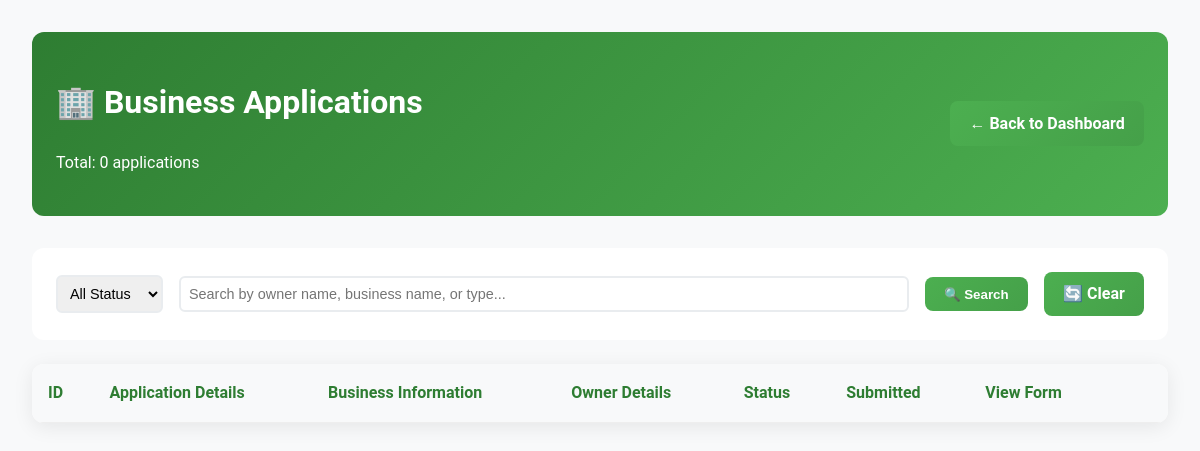
Page /admin/view-business-applications.php on the earlier database version.
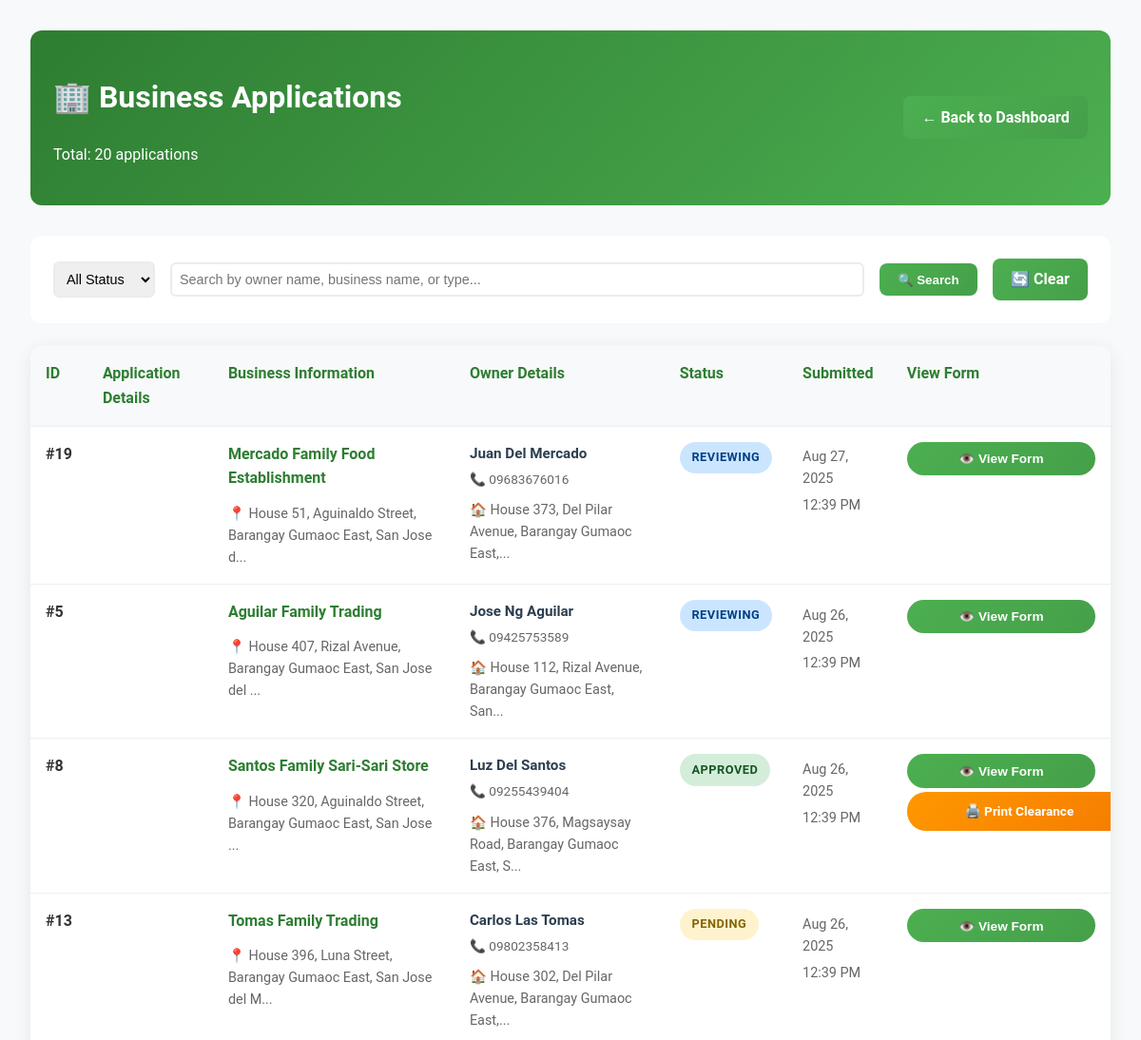
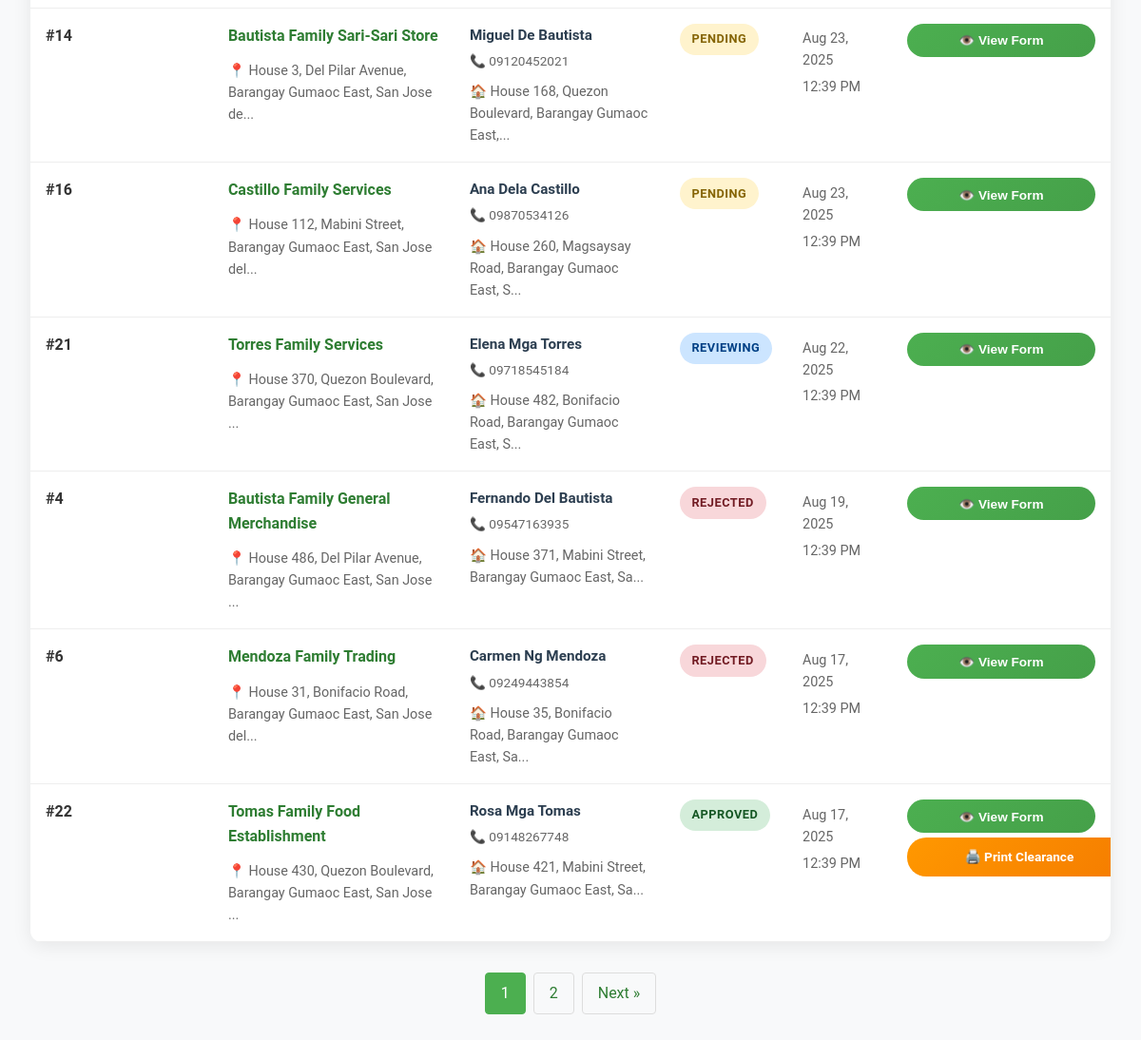
Same page on the later database version (2 pictures, top to bottom).
### tables this page shows
CREATE TABLE `business_applications` (
  `id` int(11) NOT NULL,
  `user_id` int(11) DEFAULT NULL,
  `reference_no` varchar(50) DEFAULT NULL,
  `application_date` date DEFAULT NULL,
  `first_name` varchar(100) DEFAULT NULL,
  `middle_name` varchar(100) DEFAULT NULL,
  `last_name` varchar(100) DEFAULT NULL,
  `business_location` text DEFAULT NULL,
  `or_number` varchar(100) DEFAULT NULL,
  `ctc_number` varchar(100) DEFAULT NULL,
  `business_name` varchar(255) NOT NULL,
  `business_type` varchar(100) NOT NULL,
  `business_address` varchar(500) NOT NULL,
  `business_description` text DEFAULT NULL,
  `capital_amount` decimal(15,2) DEFAULT NULL,
  `owner_name` varchar(255) NOT NULL,
  `owner_address` text DEFAULT NULL,
  `owner_contact` varchar(20) DEFAULT NULL,
  `contact_number` varchar(20) NOT NULL,
  `years_operation` int(11) NOT NULL,
  `investment_capital` decimal(15,2) NOT NULL,
  `proof_image` varchar(255) DEFAULT NULL COMMENT 'Optional proof image filename for the business application',
  `submitted_at` timestamp NOT NULL DEFAULT current_timestamp(),
  `status` enum('pending','reviewing','approved','rejected') DEFAULT 'pending'
);

### admin/view-business-applications.php (the view, shortened to what this page needs)
<?php
include '../includes/db_connect.php';
$status_filter = $_GET['status'] ?? '';
$search = $_GET['search'] ?? '';
$page = max(1, (int)($_GET['page'] ?? 1));
$per_page = 10;
$offset = ($page - 1) * $per_page;
$where_conditions = [];
$params = [];
$where_clause = $where_conditions ? "WHERE " . implode(" AND ", $where_conditions) : "";
$count_sql = "SELECT COUNT(*) FROM business_applications $where_clause";
$count_stmt = $pdo->prepare($count_sql);
$count_stmt->execute($params);
$total_records = $count_stmt->fetchColumn();
$total_pages = ceil($total_records / $per_page);
$sql = "SELECT * FROM business_applications $where_clause ORDER BY submitted_at DESC LIMIT $per_page OFFSET $offset";
$stmt = $pdo->prepare($sql);
$stmt->execute($params);
$applications = $stmt->fetchAll();
?>
<!DOCTYPE html>
<html lang="en">
<head>
    <link rel="stylesheet" href="../css/styles.css">
</head>
<body>
    <div class="admin-container">
        <div class="admin-header">
            <div>
                <h1>🏢 Business Applications</h1>
                <p>Total: <?php echo $total_records; ?> applications</p>
            </div>
            <a href="dashboard.php" class="admin-btn">← Back to Dashboard</a>
        </div>
        <div class="admin-controls">
            <form method="GET" class="search-form">
                <select name="status" onchange="this.form.submit()">
                    <option value="">All Status</option>
                </select>
                <input type="text" name="search" value="<?php echo htmlspecialchars($search); ?>" placeholder="Search by owner name, business name, or type...">
                <button type="submit" class="admin-btn">🔍 Search</button>
                <a href="view-business-applications.php" class="admin-btn">🔄 Clear</a>
            </form>
        </div>
        <div class="admin-table">
            <table>
                <thead>
                    <tr>
                        <th>ID</th>
                        <th>Application Details</th>
                        <th>Business Information</th>
                        <th>Owner Details</th>
                        <th>Status</th>
                        <th>Submitted</th>
                        <th class="view-column">View Form</th>
                    </tr>
                </thead>
                <tbody>
                    <?php foreach ($applications as $app): ?>
                    <tr>
                        <td>
                            <strong>#<?php echo $app['id']; ?></strong>
                        </td>
                        <td>
                        </td>
                        <td>
                            <div class="business-details">
                                <div class="business-name">
                                    <?php echo htmlspecialchars($app['business_name']); ?>
                                </div>
                                <?php if (!empty($app['business_location'])): ?>
                                    <div class="business-info">
                                        📍 <?php echo htmlspecialchars(substr($app['business_location'], 0, 60)); ?><?php echo strlen($app['business_location']) > 60 ? '...' : ''; ?>
                                    </div>
                                <?php elseif (!empty($app['business_address'])): ?>
                                    <div class="business-info">
                                        📍 <?php echo htmlspecialchars(substr($app['business_address'], 0, 60)); ?><?php echo strlen($app['business_address']) > 60 ? '...' : ''; ?>
                                    </div>
                                <?php endif; ?>
                            </div>
                        </td>
                        <td>
                            <div class="owner-details">
                                <div class="owner-name">
                                    <?php echo htmlspecialchars($app['owner_name']); ?>
                                </div>
                                <?php if (!empty($app['contact_number']) && $app['contact_number'] !== '09000000000'): ?>
                                    <div class="contact-info">
                                        📞 <?php echo htmlspecialchars($app['contact_number']); ?>
                                    </div>
                                <?php endif; ?>
                                <?php if (!empty($app['owner_address'])): ?>
                                    <div class="business-info">
                                        🏠 <?php echo htmlspecialchars(substr($app['owner_address'], 0, 50)); ?><?php echo strlen($app['owner_address']) > 50 ? '...' : ''; ?>
                                    </div>
                                <?php endif; ?>
                            </div>
                        </td>
                        <td>
                            <span class="status-badge status-<?php echo $app['status']; ?>">
                                <?php echo ucfirst($app['status']); ?>
                            </span>
                        </td>
                        <td>
                            <div class="business-info">
                                <?php echo date('M j, Y', strtotime($app['submitted_at'])); ?>
                            </div>
                            <div class="business-info">
                                <?php echo date('g:i A', strtotime($app['submitted_at'])); ?>
                            </div>
                        </td>
                        <td class="view-column">
                            <button onclick="viewFormDetails(<?php echo $app['id']; ?>)" class="view-form-btn">
                                👁️ View Form
                            </button>
                            <?php if ($app['status'] === 'approved'): ?>
                                <a href="generate-business-clearance.php?id=<?php echo $app['id']; ?>" class="print-clearance-btn" target="_blank">
                                    🖨️ Print Clearance
                                </a>
                            <?php endif; ?>
                        </td>
                    </tr>
                    <?php endforeach; ?>
                </tbody>
            </table>
        </div>
        <?php if ($total_pages > 1): ?>
        <div class="pagination">
            <?php for ($i = max(1, $page-2); $i <= min($total_pages, $page+2); $i++): ?>
                <?php if ($i == $page): ?>
                    <span class="current"><?php echo $i; ?></span>
                <?php else: ?>
                    <a href="?page=<?php echo $i; ?>&status=<?php echo $status_filter; ?>&search=<?php echo urlencode($search); ?>"><?php echo $i; ?></a>
                <?php endif; ?>
            <?php endfor; ?>
            <?php if ($page < $total_pages): ?>
                <a href="?page=<?php echo $page+1; ?>&status=<?php echo $status_filter; ?>&search=<?php echo urlencode($search); ?>">Next »</a>
            <?php endif; ?>
        </div>
        <?php endif; ?>
    </div>
</body>
</html>

### css/styles.css (style rules this page uses)
body { font-family: 'Roboto', sans-serif; margin: 0; padding: 0; background-color: #f4f7f9; color: #333; line-height: 1.6; }

### admin/view-business-applications.php (style rules this page uses)
.admin-container { max-width: 1400px; margin: 0 auto; padding: 2rem; background: #f8f9fa; min-height: 100vh; }
.admin-header { background: linear-gradient(135deg, #2e7d32 0%, #4caf50 100%); color: white; padding: 1.5rem; border-radius: 12px; margin-bottom: 2rem; display: flex; justify-content: space-between; align-items: center; }
.admin-controls { background: white; padding: 1.5rem; border-radius: 12px; margin-bottom: 1.5rem; display: flex; gap: 1rem; align-items: center; flex-wrap: wrap; }
.admin-table { background: white; border-radius: 12px; overflow: hidden; box-shadow: 0 4px 20px rgba(0, 0, 0, 0.08); }
.admin-table table { width: 100%; border-collapse: collapse; }
.admin-table th, .admin-table td { padding: 1rem; text-align: left; border-bottom: 1px solid #eee; vertical-align: top; }
.admin-table th { background: #f8f9fa; font-weight: 600; color: #2e7d32; }
.view-form-btn { background: linear-gradient(135deg, #4CAF50, #45a049); color: white; border: none; padding: 0.6rem 1.2rem; border-radius: 20px; cursor: pointer; font-size: 0.85rem; font-weight: 600; transition: all 0.3s ease; display: inline-flex; align-items: center; gap: 0.5rem; text-decoration: none; white-space: nowrap; margin-bottom: 0.3rem; }
.print-clearance-btn { background: linear-gradient(135deg, #ff9800, #f57c00); color: white; border: none; padding: 0.6rem 1.2rem; border-radius: 20px; cursor: pointer; font-size: 0.85rem; font-weight: 600; transition: all 0.3s ease; display: inline-flex; align-items: center; gap: 0.5rem; text-decoration: none; white-space: nowrap; margin-bottom: 0.3rem; }
.view-column { min-width: 160px; }
.view-column .view-form-btn, .view-column .print-clearance-btn { width: 100%; justify-content: center; margin-bottom: 0.3rem; }
.status-badge { padding: 0.4rem 0.8rem; border-radius: 20px; font-size: 0.8rem; font-weight: 600; text-transform: uppercase; letter-spacing: 0.5px; display: inline-block; }
.status-pending { background: #fff3cd; color: #856404; }
.status-reviewing { background: #cce5ff; color: #004085; }
.status-approved { background: #d4edda; color: #155724; }
.status-rejected { background: #f8d7da; color: #721c24; }
.pagination { display: flex; justify-content: center; gap: 0.5rem; margin-top: 2rem; }
.pagination a, .pagination span { padding: 0.5rem 1rem; border: 1px solid #ddd; border-radius: 4px; text-decoration: none; color: #2e7d32; }
.pagination .current { background: #4caf50; color: white; border-color: #4caf50; }
.admin-btn { display: inline-block; padding: 0.6rem 1.2rem; background: linear-gradient(135deg, #4CAF50, #45a049); color: white; text-decoration: none; border-radius: 8px; font-weight: 600; border: none; cursor: pointer; transition: all 0.3s ease; }
.business-info { font-size: 0.9rem; color: #666; margin-top: 0.3rem; }
.owner-details { display: flex; flex-direction: column; gap: 0.3rem; }
.owner-name { font-weight: 600; color: #2c3e50; font-size: 0.95rem; }
.contact-info { display: flex; align-items: center; gap: 0.3rem; font-size: 0.85rem; color: #666; }
.business-details { display: flex; flex-direction: column; gap: 0.2rem; }
.business-name { font-weight: 600; color: #2e7d32; font-size: 1rem; margin-bottom: 0.3rem; }
.view-column { text-align: center; min-width: 120px; }
.search-form { display: flex; gap: 1rem; align-items: center; flex-wrap: wrap; width: 100%; }
.search-form select, .search-form input { padding: 0.5rem; border: 2px solid #e9ecef; border-radius: 6px; font-size: 0.9rem; }
.search-form input[type="text"] { flex: 1; min-width: 250px; }
@media (max-width: 1200px) { .admin-table { overflow-x: auto; } }
@media (max-width: 1200px) { .admin-table table { min-width: 800px; } }

Differences in the rows shown:
added business_applications: id "19", business_name "Mercado Family Food Establishment", business_address "House 51, Aguinaldo Street, Barangay Gumaoc East, San Jose d", owner_name "Juan Del Mercado", contact_number "09683676016", owner_address "House 373, Del Pilar Avenue, Barangay Gumaoc East,", status "REVIEWING", submitted_at "Aug 27, 2025", submitted_at "12:39 PM"
added business_applications: id "5", business_name "Aguilar Family Trading", business_address "House 407, Rizal Avenue, Barangay Gumaoc East, San Jose del", owner_name "Jose Ng Aguilar", contact_number "09425753589", owner_address "House 112, Rizal Avenue, Barangay Gumaoc East, San", status "REVIEWING", submitted_at "Aug 26, 2025", submitted_at "12:39 PM"
added business_applications: id "8", business_name "Santos Family Sari-Sari Store", business_address "House 320, Aguinaldo Street, Barangay Gumaoc East, San Jose", owner_name "Luz Del Santos", contact_number "09255439404", owner_address "House 376, Magsaysay Road, Barangay Gumaoc East, S", status "APPROVED", submitted_at "Aug 26, 2025", submitted_at "12:39 PM"
added business_applications: id "13", business_name "Tomas Family Trading", business_address "House 396, Luna Street, Barangay Gumaoc East, San Jose del M", owner_name "Carlos Las Tomas", contact_number "09802358413", owner_address "House 302, Del Pilar Avenue, Barangay Gumaoc East,", status "PENDING", submitted_at "Aug 26, 2025", submitted_at "12:39 PM"
added business_applications: id "14", business_name "Bautista Family Sari-Sari Store", business_address "House 3, Del Pilar Avenue, Barangay Gumaoc East, San Jose de", owner_name "Miguel De Bautista", contact_number "09120452021", owner_address "House 168, Quezon Boulevard, Barangay Gumaoc East,", status "PENDING", submitted_at "Aug 23, 2025", submitted_at "12:39 PM"
added business_applications: id "16", business_name "Castillo Family Services", business_address "House 112, Mabini Street, Barangay Gumaoc East, San Jose del", owner_name "Ana Dela Castillo", contact_number "09870534126", owner_address "House 260, Magsaysay Road, Barangay Gumaoc East, S", status "PENDING", submitted_at "Aug 23, 2025", submitted_at "12:39 PM"
added business_applications: id "21", business_name "Torres Family Services", business_address "House 370, Quezon Boulevard, Barangay Gumaoc East, San Jose", owner_name "Elena Mga Torres", contact_number "09718545184", owner_address "House 482, Bonifacio Road, Barangay Gumaoc East, S", status "REVIEWING", submitted_at "Aug 22, 2025", submitted_at "12:39 PM"
added business_applications: id "4", business_name "Bautista Family General Merchandise", business_address "House 486, Del Pilar Avenue, Barangay Gumaoc East, San Jose", owner_name "Fernando Del Bautista", contact_number "09547163935", owner_address "House 371, Mabini Street, Barangay Gumaoc East, Sa", status "REJECTED", submitted_at "Aug 19, 2025", submitted_at "12:39 PM"
added business_applications: id "6", business_name "Mendoza Family Trading", business_address "House 31, Bonifacio Road, Barangay Gumaoc East, San Jose del", owner_name "Carmen Ng Mendoza", contact_number "09249443854", owner_address "House 35, Bonifacio Road, Barangay Gumaoc East, Sa", status "REJECTED", submitted_at "Aug 17, 2025", submitted_at "12:39 PM"
added business_applications: id "22", business_name "Tomas Family Food Establishment", business_address "House 430, Quezon Boulevard, Barangay Gumaoc East, San Jose", owner_name "Rosa Mga Tomas", contact_number "09148267748", owner_address "House 421, Mabini Street, Barangay Gumaoc East, Sa", status "APPROVED", submitted_at "Aug 17, 2025", submitted_at "12:39 PM"
Other differences:
$total_records: "0" → "20"
new list line: "1"
new list line: "2"
text now shown: "Next »"
